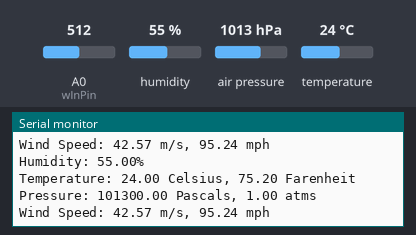
A sketch run on a simulated Arduino Uno, built with avr-gcc and run on an emulated ATmega328P. On the bench: the last lines printed to the serial monitor. Inputs (shaded band) come from the test bench; at power-on: humidity 55 %, air pressure 1013 hPa, A0 (wInPin) = 512, temperature 24 °C.

Above: at 5.3 s.
5.4 s: humidity set to 22 %
9.1 s: air pressure set to 952 hPa
At 11.3 s:
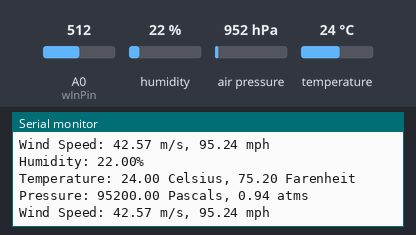
12.8 s: A0 (wInPin) set to 716
At 15.8 s:
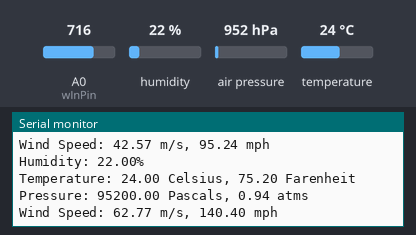
16.5 s: temperature set to 12 °C
At 18.1 s:
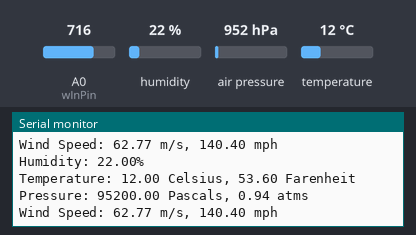
20.2 s: air pressure set to 975 hPa
At 23.6 s:
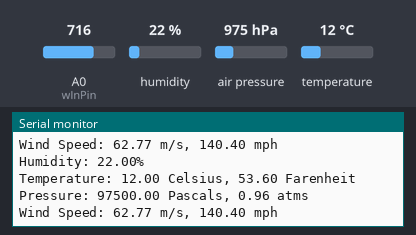
23.9 s: A0 (wInPin) set to 992
At 26.3 s:
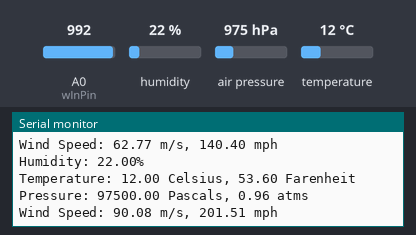
Timing chart, 0 to 27.8 s (numbered marks = the images above; inputs shaded):
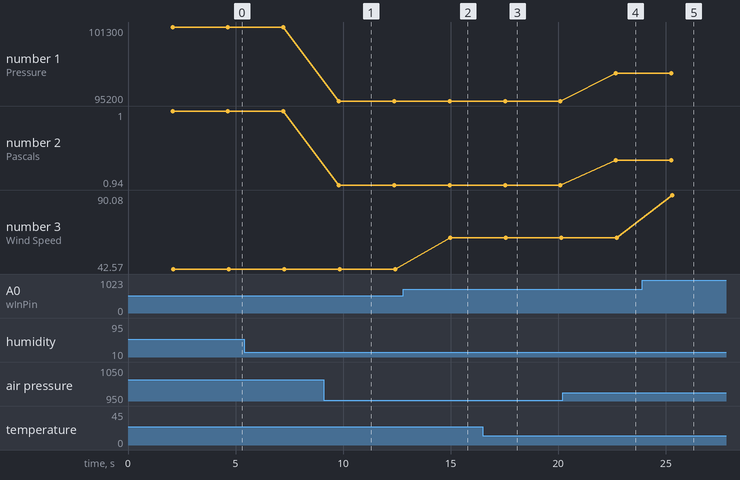

The sketch:

all_data_to_pi.ino
```cpp
#include <DHT.h> // library for dht22 humidity and temperature sensor
#include "Adafruit_BMP085.h" // library for bmp180 pressure sensor

#define DHTPIN 7
#define DHTTYPE DHT22

DHT dht(DHTPIN, DHTTYPE);
Adafruit_BMP085 bmp180;
const int wInPin = A0;
float h, tc, tf, p, atm, wVal, wVolt, wSpeed, wMPH;


float mapSpeed(float sensorVoltage, float input_min, float input_max, float output_min, float output_max) {
  float speed = (sensorVoltage - input_min) * (output_max - output_min) / (input_max - input_min) + output_min;
  if (speed <= 0) return 0;
  else return speed;
}

void setup() {
  // put your setup code here, to run once:
  Serial.begin(9600);
  bool success = bmp180.begin();
  dht.begin();
  if (!success) {
    Serial.println("BMP180 initilization failed!");
  }
}

void loop() {
  // put your main code here, to run repeatedly:
  delay(2000); //wait for sensors to start up
  //get data values, then send to pi via serial communication through a USB connection
  h = dht.readHumidity();
  tc = dht.readTemperature();
  tf = (tc *(9.0/5.0)) + 32.0;
  p = bmp180.readPressure();
  atm = p / 101325.0; // convert from pascals to atms
  wVal = analogRead(wInPin);
  wVolt = (wVal / 1023.0) * 5.0; // 1024 possible values, with a range of 5 volt to be read
  wSpeed = mapSpeed(wVolt, 0.4, 2, 0, 32.4);
  wMPH = wSpeed * 2.23694;
  Serial.print("Humidity: ");
  Serial.print(h);
  Serial.print("%\n");
  Serial.print("Temperature: ");
  Serial.print(tc);
  Serial.print(" Celsius, ");
  Serial.print(tf);
  Serial.print(" Farenheit\n");
  Serial.print("Pressure: ");
  Serial.print(p);
  Serial.print(" Pascals, ");
  Serial.print(atm);
  Serial.print(" atms\n");
  Serial.print("Wind Speed: ");
  Serial.print(wSpeed);
  Serial.print(" m/s, ");
  Serial.print(wMPH);
  Serial.print(" mph\n");
  delay(500);

}
```

Measured:
- after the input at 9.1 s, the serial monitor: prints a new line after 0.70 s (image 1)
- after the input at 12.8 s, the serial monitor: prints a new line after 2.2 s (image 2)
- after the input at 16.5 s, the serial monitor: prints a new line after 0.98 s (image 3)
- after the input at 20.2 s, the serial monitor: prints a new line after 2.5 s (image 4)
- after the input at 23.9 s, the serial monitor: prints a new line after 1.4 s (image 5)
- plotted number 1: 101300 → 95200 after the input at 9.1 s, 95200 → 97500 after the input at 20.2 s
- plotted number 2: 1 → 0.94 after the input at 9.1 s, 0.94 → 0.96 after the input at 20.2 s
- plotted number 3: 42.57 → 62.77 after the input at 12.8 s, 62.77 → 90.08 after the input at 23.9 s
